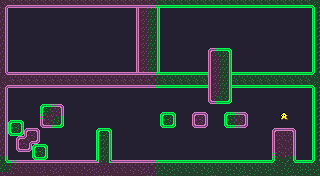

A level layout from a 2D game, rendered from its tile map. Below: a short description, then the map file with its tile-grid data intact:
An orthogonal 40x22 tile map with 8x8 px tiles, 3 tile layers (Background, Player Level, Foreground).

<map version="1.10" tiledversion="1.10.2" orientation="orthogonal" renderorder="right-down" width="40" height="22" tilewidth="8" tileheight="8" infinite="0" backgroundcolor="#241f31" nextlayerid="4" nextobjectid="1">
 <tileset firstgid="1" source="../../purple.tsx" />
 <layer id="2" name="Background" width="40" height="22">
  <data encoding="csv">
0,0,0,0,0,0,0,0,0,0,0,0,0,0,0,0,0,17,27,83,0,0,0,0,0,0,0,0,0,0,0,0,0,0,0,0,0,0,0,0,
0,0,0,0,0,0,0,0,0,0,0,0,0,0,0,0,0,17,27,83,0,0,0,0,0,0,0,0,0,0,0,0,0,0,0,0,0,0,0,0,
0,0,0,0,0,0,0,0,0,0,0,0,0,0,0,0,0,17,27,83,0,0,0,0,0,0,0,0,0,0,0,0,0,0,0,0,0,0,0,0,
0,0,0,0,0,0,0,0,0,0,0,0,0,0,0,0,0,17,27,83,0,0,0,0,0,0,0,0,0,0,0,0,0,0,0,0,0,0,0,0,
0,0,0,0,0,0,0,0,0,0,0,0,0,0,0,0,0,17,27,83,0,0,0,0,0,0,0,0,0,0,0,0,0,0,0,0,0,0,0,0,
0,0,0,0,0,0,0,0,0,0,0,0,0,0,0,0,0,17,27,83,0,0,0,0,0,0,0,0,0,0,0,0,0,0,0,0,0,0,0,0,
0,0,0,0,0,0,0,0,0,0,0,0,0,0,0,0,0,17,27,83,0,0,0,0,0,0,0,0,0,0,0,0,0,0,0,0,0,0,0,0,
0,0,0,0,0,0,0,0,0,0,0,0,0,0,0,0,0,17,27,83,0,0,0,0,0,0,0,0,0,0,0,0,0,0,0,0,0,0,0,0,
0,0,0,0,0,0,0,0,0,0,0,0,0,0,0,0,0,17,27,83,0,0,0,0,0,0,0,0,0,0,0,0,0,0,0,0,0,0,0,0,
0,0,0,0,0,0,0,0,0,0,0,0,0,0,0,0,0,17,27,83,0,0,0,0,0,0,0,0,0,0,0,0,0,0,0,0,0,0,0,0,
0,0,0,0,0,0,0,0,0,0,0,0,0,0,0,0,0,33,89,99,0,0,0,0,0,0,0,0,0,0,0,0,0,0,0,0,0,0,0,0,
0,0,0,0,0,0,0,0,0,0,0,0,0,0,0,0,0,0,0,0,0,0,0,0,0,0,0,0,0,0,0,0,0,0,0,0,0,0,0,0,
0,0,0,0,0,0,0,0,0,0,0,0,0,0,0,0,0,0,0,0,0,0,0,0,0,0,0,0,0,0,0,0,0,0,0,0,0,0,0,0,
0,0,0,0,0,0,0,0,0,0,0,0,0,0,0,0,0,0,0,0,0,0,0,0,0,0,0,0,0,0,0,0,0,0,0,0,0,0,0,0,
0,0,0,0,0,0,0,0,0,0,0,0,0,0,0,0,0,0,0,0,0,0,0,0,0,0,0,0,0,0,0,0,0,0,0,0,0,0,0,0,
0,0,0,0,0,0,0,0,0,0,0,0,0,0,0,0,0,0,0,0,0,0,0,0,0,0,0,0,0,0,0,0,0,0,0,0,0,0,0,0,
0,0,0,0,0,0,0,0,0,0,0,0,0,0,0,0,0,0,0,0,0,0,0,0,0,0,0,0,0,0,0,0,0,0,0,0,0,0,0,0,
0,0,0,0,0,0,0,0,0,0,0,0,0,0,0,0,0,0,0,0,0,0,0,0,0,0,0,0,0,0,0,0,0,0,0,0,0,0,0,0,
0,0,0,0,0,0,0,0,0,0,0,0,0,0,0,0,0,0,0,0,0,0,0,0,0,0,0,0,0,0,0,0,0,0,0,0,0,0,0,0,
0,0,0,0,0,0,0,0,0,0,0,0,0,0,0,0,0,0,0,0,0,0,0,0,0,0,0,0,0,0,0,0,0,0,0,0,0,0,0,0,
0,0,0,0,0,0,0,0,0,0,0,0,0,0,0,0,0,0,0,0,0,0,0,0,0,0,0,0,0,0,0,0,0,0,0,0,0,0,0,0,
0,0,0,0,0,0,0,0,0,0,0,0,0,0,0,0,0,0,0,0,0,0,0,0,0,0,0,0,0,0,0,0,0,0,0,0,0,0,0,0
</data>
 </layer>
 <layer id="1" name="Player Level" width="40" height="22">
  <properties>
   <property name="player" type="bool" value="true" />
  </properties>
  <data encoding="csv">
37,34,34,34,34,34,34,34,34,34,34,34,34,34,34,34,34,34,34,89,98,98,98,98,98,98,98,98,98,98,98,98,98,98,98,98,98,98,98,102,
19,0,0,0,0,0,0,0,0,0,0,0,0,0,0,0,0,0,0,0,0,0,0,0,0,0,0,0,0,0,0,0,0,0,0,0,0,0,0,81,
19,0,0,0,0,0,0,0,0,0,0,0,0,0,0,0,0,0,0,0,0,0,0,0,0,0,0,0,0,0,0,0,0,0,0,0,0,0,0,81,
19,0,0,0,0,0,0,0,0,0,0,0,0,0,0,0,0,0,0,0,0,0,0,0,0,0,0,0,0,0,0,0,0,0,0,0,0,0,0,81,
19,0,0,0,0,0,0,0,0,0,0,0,0,0,0,0,0,0,0,0,0,0,0,0,0,0,0,0,0,0,0,0,0,0,0,0,0,0,0,81,
19,0,0,0,0,0,0,0,0,0,0,0,0,0,0,0,0,0,0,0,0,0,0,0,0,0,0,0,0,0,0,0,0,0,0,0,0,0,0,81,
19,0,0,0,0,0,0,0,0,0,0,0,0,0,0,0,0,0,0,0,0,0,0,0,0,0,0,0,0,0,0,0,0,0,0,0,0,0,0,81,
19,0,0,0,0,0,0,0,0,0,0,0,0,0,0,0,0,0,0,0,0,0,0,0,0,0,0,0,0,0,0,0,0,0,0,0,0,0,0,81,
19,0,0,0,0,0,0,0,0,0,0,0,0,0,0,0,0,0,0,0,0,0,0,0,0,0,0,0,0,0,0,0,0,0,0,0,0,0,0,81,
53,2,2,2,2,2,2,2,2,2,2,2,2,2,2,2,2,2,2,73,66,66,66,66,66,66,0,0,0,66,66,66,66,66,66,66,66,66,66,118,
37,34,34,34,34,34,34,34,34,34,34,34,34,34,34,34,34,34,34,89,98,98,98,98,98,98,0,0,0,98,98,98,98,98,98,98,98,98,98,102,
19,0,0,0,0,0,0,0,0,0,0,0,0,0,0,0,0,0,0,0,0,0,0,0,0,0,0,0,0,0,0,0,0,0,0,0,0,0,0,81,
19,0,0,0,0,0,0,0,0,0,0,0,0,0,0,0,0,0,0,0,0,0,0,0,0,0,0,0,0,0,0,0,0,0,0,0,0,0,0,81,
19,0,0,0,0,65,74,3,0,0,0,0,0,0,0,0,0,0,0,0,0,0,0,0,0,0,0,0,0,0,0,0,0,0,0,0,0,0,0,81,
19,0,0,0,0,91,63,76,0,0,0,0,0,0,0,0,0,0,0,0,65,67,0,0,1,3,0,0,65,74,3,0,0,0,0,0,0,0,0,81,
19,65,67,0,0,33,89,99,0,0,0,0,0,0,0,0,0,0,0,0,97,99,0,0,33,35,0,0,97,90,35,0,0,0,0,0,0,0,0,81,
19,97,99,1,3,0,0,0,0,0,0,0,65,67,0,0,0,0,0,0,0,0,0,0,0,0,0,0,0,0,0,0,0,0,1,2,3,0,0,81,
19,0,1,55,35,0,0,0,0,0,0,0,81,83,0,0,0,0,0,0,0,0,0,0,0,0,0,0,0,0,0,0,0,0,17,22,19,0,0,81,
19,0,33,35,65,67,0,0,0,0,0,0,81,83,0,0,0,0,0,0,0,0,0,0,0,0,0,0,0,0,0,0,0,0,17,22,19,0,0,81,
76,0,0,0,97,99,0,0,0,0,0,0,81,83,0,0,0,0,0,0,0,0,0,0,0,0,0,0,0,0,0,0,0,0,75,42,76,0,0,81,
117,74,2,2,2,2,2,2,2,2,2,2,122,121,2,2,2,2,2,73,66,66,66,66,66,66,66,66,66,66,66,66,66,66,118,69,117,66,66,118,
10,62,22,22,22,6,5,6,22,22,21,18,6,6,22,22,5,5,6,27,85,82,86,86,86,85,70,86,82,85,70,85,86,82,86,85,70,82,82,82
</data>
 </layer>
 <layer id="3" name="Foreground" width="40" height="22">
  <data encoding="csv">
0,0,0,0,0,0,0,0,0,0,0,0,0,0,0,0,0,0,0,0,0,0,0,0,0,0,0,0,0,0,0,0,0,0,0,0,0,0,0,0,
0,0,0,0,0,0,0,0,0,0,0,0,0,0,0,0,0,0,0,0,0,0,0,0,0,0,0,0,0,0,0,0,0,0,0,0,0,0,0,0,
0,0,0,0,0,0,0,0,0,0,0,0,0,0,0,0,0,0,0,0,0,0,0,0,0,0,0,0,0,0,0,0,0,0,0,0,0,0,0,0,
0,0,0,0,0,0,0,0,0,0,0,0,0,0,0,0,0,0,0,0,0,0,0,0,0,0,0,0,0,0,0,0,0,0,0,0,0,0,0,0,
0,0,0,0,0,0,0,0,0,0,0,0,0,0,0,0,0,0,0,0,0,0,0,0,0,0,0,0,0,0,0,0,0,0,0,0,0,0,0,0,
0,0,0,0,0,0,0,0,0,0,0,0,0,0,0,0,0,0,0,0,0,0,0,0,0,0,0,0,0,0,0,0,0,0,0,0,0,0,0,0,
0,0,0,0,0,0,0,0,0,0,0,0,0,0,0,0,0,0,0,0,0,0,0,0,0,0,1,66,67,0,0,0,0,0,0,0,0,0,0,0,
0,0,0,0,0,0,0,0,0,0,0,0,0,0,0,0,0,0,0,0,0,0,0,0,0,0,17,27,83,0,0,0,0,0,0,0,0,0,0,0,
0,0,0,0,0,0,0,0,0,0,0,0,0,0,0,0,0,0,0,0,0,0,0,0,0,0,17,27,83,0,0,0,0,0,0,0,0,0,0,0,
0,0,0,0,0,0,0,0,0,0,0,0,0,0,0,0,0,0,0,0,0,0,0,0,0,0,17,27,83,0,0,0,0,0,0,0,0,0,0,0,
0,0,0,0,0,0,0,0,0,0,0,0,0,0,0,0,0,0,0,0,0,0,0,0,0,0,17,27,83,0,0,0,0,0,0,0,0,0,0,0,
0,0,0,0,0,0,0,0,0,0,0,0,0,0,0,0,0,0,0,0,0,0,0,0,0,0,17,27,83,0,0,0,0,0,0,0,0,0,0,0,
0,0,0,0,0,0,0,0,0,0,0,0,0,0,0,0,0,0,0,0,0,0,0,0,0,0,33,98,99,0,0,0,0,0,0,0,0,0,0,0,
0,0,0,0,0,0,0,0,0,0,0,0,0,0,0,0,0,0,0,0,0,0,0,0,0,0,0,0,0,0,0,0,0,0,0,0,0,0,0,0,
0,0,0,0,0,0,0,0,0,0,0,0,0,0,0,0,0,0,0,0,0,0,0,0,0,0,0,0,0,0,0,0,0,0,0,145,0,0,0,0,
0,0,0,0,0,0,0,0,0,0,0,0,0,0,0,0,0,0,0,0,0,0,0,0,0,0,0,0,0,0,0,0,0,0,0,0,0,0,0,0,
0,0,0,0,0,0,0,0,0,0,0,0,0,0,0,0,0,0,0,0,0,0,0,0,0,0,0,0,0,0,0,0,0,0,0,0,0,0,0,0,
0,0,0,0,0,0,0,0,0,0,0,0,0,0,0,0,0,0,0,0,0,0,0,0,0,0,0,0,0,0,0,0,0,0,0,0,0,0,0,0,
0,0,0,0,0,0,0,0,0,0,0,0,0,0,0,0,0,0,0,0,0,0,0,0,0,0,0,0,0,0,0,0,0,0,0,0,0,0,0,0,
0,0,0,0,0,0,0,0,0,0,0,0,0,0,0,0,0,0,0,0,0,0,0,0,0,0,0,0,0,0,0,0,0,0,0,0,0,0,0,0,
0,0,0,0,0,0,0,0,0,0,0,0,0,0,0,0,0,0,0,0,0,0,0,0,0,0,0,0,0,0,0,0,0,0,0,0,0,0,0,0,
0,0,0,0,0,0,0,0,0,0,0,0,0,0,0,0,0,0,0,0,0,0,0,0,0,0,0,0,0,0,0,0,0,0,0,0,0,0,0,0
</data>
 </layer>
</map>
